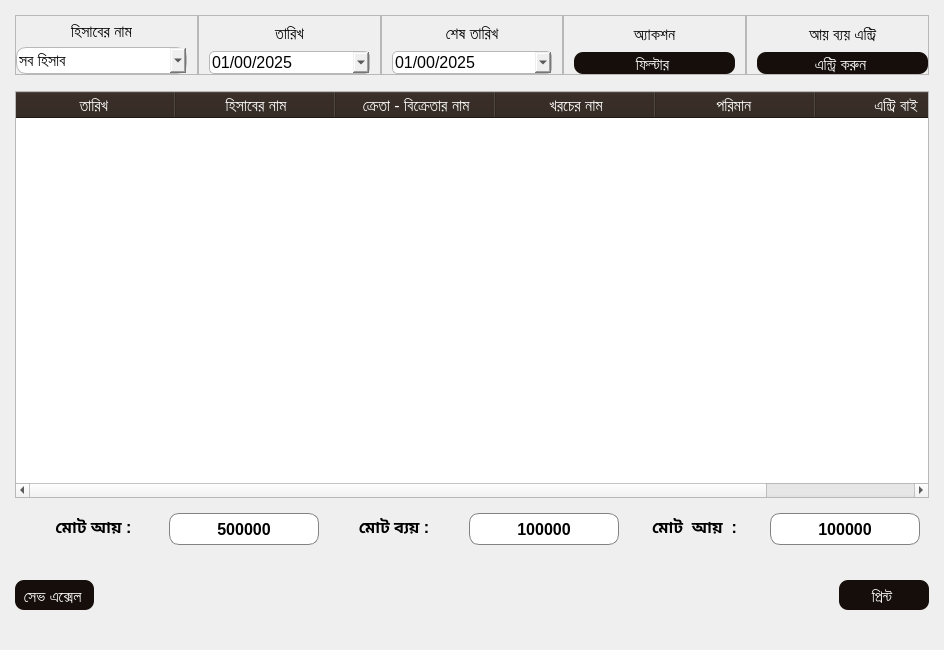
<?xml version="1.0" encoding="UTF-8"?>
<ui version="4.0">
 <class>costExpenseMain</class>
 <widget class="QWidget" name="costExpenseMain">
  <property name="geometry">
   <rect>
    <x>0</x>
    <y>0</y>
    <width>944</width>
    <height>650</height>
   </rect>
  </property>
  <property name="windowTitle">
   <string>Form</string>
  </property>
  <property name="styleSheet">
   <string notr="true">*{
  text-align: left;
}
QLineEdit, QComboBox{
border-radius:10px;
border:1px solid #B8B8B8;
padding:2px;
}
QPushButton{
background-color:#150E0A;
color:white;
padding:3px 12px 0px 8px;
border-radius:9px;
text-align:center;
}
QDateEdit{
border:1px solid #B8B8B8;
border-radius:5px;
}
</string>
  </property>
  <layout class="QVBoxLayout" name="verticalLayout">
   <property name="leftMargin">
    <number>15</number>
   </property>
   <property name="topMargin">
    <number>15</number>
   </property>
   <property name="rightMargin">
    <number>15</number>
   </property>
   <property name="bottomMargin">
    <number>15</number>
   </property>
   <item>
    <widget class="QWidget" name="costExpenseHeader" native="true">
     <property name="minimumSize">
      <size>
       <width>0</width>
       <height>60</height>
      </size>
     </property>
     <property name="maximumSize">
      <size>
       <width>16777215</width>
       <height>80</height>
      </size>
     </property>
     <property name="font">
      <font>
       <family>Arial</family>
      </font>
     </property>
     <layout class="QHBoxLayout" name="costExpenseHeader_Layout">
      <property name="spacing">
       <number>0</number>
      </property>
      <property name="leftMargin">
       <number>0</number>
      </property>
      <property name="topMargin">
       <number>0</number>
      </property>
      <property name="rightMargin">
       <number>0</number>
      </property>
      <property name="bottomMargin">
       <number>0</number>
      </property>
      <item>
       <widget class="QFrame" name="accountNameFrame">
        <property name="minimumSize">
         <size>
          <width>0</width>
          <height>0</height>
         </size>
        </property>
        <property name="maximumSize">
         <size>
          <width>16777215</width>
          <height>16777215</height>
         </size>
        </property>
        <property name="font">
         <font>
          <family>Arial</family>
         </font>
        </property>
        <property name="frameShape">
         <enum>QFrame::StyledPanel</enum>
        </property>
        <property name="frameShadow">
         <enum>QFrame::Raised</enum>
        </property>
        <layout class="QVBoxLayout" name="accountNameFrame_layout">
         <property name="spacing">
          <number>0</number>
         </property>
         <property name="leftMargin">
          <number>0</number>
         </property>
         <property name="topMargin">
          <number>0</number>
         </property>
         <property name="rightMargin">
          <number>10</number>
         </property>
         <property name="bottomMargin">
          <number>0</number>
         </property>
         <item>
          <widget class="QLabel" name="accountNameLabel">
           <property name="font">
            <font>
             <family>Arial</family>
             <pointsize>12</pointsize>
            </font>
           </property>
           <property name="text">
            <string>হিসাবের নাম</string>
           </property>
           <property name="alignment">
            <set>Qt::AlignCenter</set>
           </property>
          </widget>
         </item>
         <item>
          <widget class="QComboBox" name="accountNameSelect">
           <property name="font">
            <font>
             <family>Arial</family>
             <pointsize>12</pointsize>
            </font>
           </property>
           <item>
            <property name="text">
             <string>সব হিসাব</string>
            </property>
           </item>
           <item>
            <property name="text">
             <string>বিক্রেতা কে প্রদান</string>
            </property>
           </item>
           <item>
            <property name="text">
             <string>ক্রেতা থেকে গ্রহণ</string>
            </property>
           </item>
           <item>
            <property name="text">
             <string>অন্যান্য খরচ</string>
            </property>
           </item>
          </widget>
         </item>
        </layout>
       </widget>
      </item>
      <item>
       <widget class="QFrame" name="startDateFrame">
        <property name="sizePolicy">
         <sizepolicy hsizetype="Preferred" vsizetype="Preferred">
          <horstretch>0</horstretch>
          <verstretch>0</verstretch>
         </sizepolicy>
        </property>
        <property name="minimumSize">
         <size>
          <width>0</width>
          <height>0</height>
         </size>
        </property>
        <property name="maximumSize">
         <size>
          <width>16777215</width>
          <height>16777215</height>
         </size>
        </property>
        <property name="font">
         <font>
          <family>Arial</family>
         </font>
        </property>
        <property name="frameShape">
         <enum>QFrame::StyledPanel</enum>
        </property>
        <property name="frameShadow">
         <enum>QFrame::Raised</enum>
        </property>
        <layout class="QVBoxLayout" name="startDateFrame_Layout">
         <property name="spacing">
          <number>0</number>
         </property>
         <property name="leftMargin">
          <number>10</number>
         </property>
         <property name="topMargin">
          <number>0</number>
         </property>
         <property name="rightMargin">
          <number>10</number>
         </property>
         <property name="bottomMargin">
          <number>0</number>
         </property>
         <item>
          <widget class="QLabel" name="startDateLabel">
           <property name="minimumSize">
            <size>
             <width>0</width>
             <height>0</height>
            </size>
           </property>
           <property name="maximumSize">
            <size>
             <width>16777215</width>
             <height>16777215</height>
            </size>
           </property>
           <property name="font">
            <font>
             <family>Arial</family>
             <pointsize>12</pointsize>
            </font>
           </property>
           <property name="text">
            <string>তারিখ</string>
           </property>
           <property name="alignment">
            <set>Qt::AlignCenter</set>
           </property>
          </widget>
         </item>
         <item>
          <widget class="QDateEdit" name="startDateInput">
           <property name="font">
            <font>
             <family>Arial</family>
             <pointsize>12</pointsize>
            </font>
           </property>
           <property name="focusPolicy">
            <enum>Qt::WheelFocus</enum>
           </property>
           <property name="layoutDirection">
            <enum>Qt::LeftToRight</enum>
           </property>
           <property name="correctionMode">
            <enum>QAbstractSpinBox::CorrectToNearestValue</enum>
           </property>
           <property name="displayFormat">
            <string>dd/mm/yyyy</string>
           </property>
           <property name="calendarPopup">
            <bool>true</bool>
           </property>
           <property name="date">
            <date>
             <year>2025</year>
             <month>1</month>
             <day>1</day>
            </date>
           </property>
          </widget>
         </item>
        </layout>
       </widget>
      </item>
      <item>
       <widget class="QFrame" name="endDateFrame">
        <property name="minimumSize">
         <size>
          <width>0</width>
          <height>0</height>
         </size>
        </property>
        <property name="maximumSize">
         <size>
          <width>16777215</width>
          <height>16777215</height>
         </size>
        </property>
        <property name="font">
         <font>
          <family>Arial</family>
         </font>
        </property>
        <property name="frameShape">
         <enum>QFrame::StyledPanel</enum>
        </property>
        <property name="frameShadow">
         <enum>QFrame::Raised</enum>
        </property>
        <layout class="QVBoxLayout" name="endDateFrame_Layout">
         <property name="spacing">
          <number>0</number>
         </property>
         <property name="leftMargin">
          <number>10</number>
         </property>
         <property name="topMargin">
          <number>0</number>
         </property>
         <property name="rightMargin">
          <number>10</number>
         </property>
         <property name="bottomMargin">
          <number>0</number>
         </property>
         <item>
          <widget class="QLabel" name="endDateLabel">
           <property name="font">
            <font>
             <family>Arial</family>
             <pointsize>12</pointsize>
            </font>
           </property>
           <property name="text">
            <string>শেষ তারিখ</string>
           </property>
           <property name="alignment">
            <set>Qt::AlignCenter</set>
           </property>
          </widget>
         </item>
         <item>
          <widget class="QDateEdit" name="endDateInput">
           <property name="font">
            <font>
             <family>Arial</family>
             <pointsize>12</pointsize>
            </font>
           </property>
           <property name="displayFormat">
            <string>dd/mm/yyyy</string>
           </property>
           <property name="calendarPopup">
            <bool>true</bool>
           </property>
           <property name="date">
            <date>
             <year>2025</year>
             <month>1</month>
             <day>1</day>
            </date>
           </property>
          </widget>
         </item>
        </layout>
       </widget>
      </item>
      <item>
       <widget class="QFrame" name="filterActionFrame">
        <property name="minimumSize">
         <size>
          <width>0</width>
          <height>0</height>
         </size>
        </property>
        <property name="maximumSize">
         <size>
          <width>16777215</width>
          <height>16777215</height>
         </size>
        </property>
        <property name="font">
         <font>
          <family>Arial</family>
         </font>
        </property>
        <property name="frameShape">
         <enum>QFrame::StyledPanel</enum>
        </property>
        <property name="frameShadow">
         <enum>QFrame::Raised</enum>
        </property>
        <layout class="QVBoxLayout" name="filterActionFrame_Layout">
         <property name="spacing">
          <number>0</number>
         </property>
         <property name="leftMargin">
          <number>10</number>
         </property>
         <property name="topMargin">
          <number>0</number>
         </property>
         <property name="rightMargin">
          <number>10</number>
         </property>
         <property name="bottomMargin">
          <number>0</number>
         </property>
         <item>
          <widget class="QLabel" name="filterLabel">
           <property name="font">
            <font>
             <family>Arial</family>
             <pointsize>12</pointsize>
            </font>
           </property>
           <property name="text">
            <string>অ্যাকশন</string>
           </property>
           <property name="alignment">
            <set>Qt::AlignCenter</set>
           </property>
          </widget>
         </item>
         <item>
          <widget class="QPushButton" name="filterBtn">
           <property name="font">
            <font>
             <family>Arial</family>
             <pointsize>12</pointsize>
            </font>
           </property>
           <property name="cursor">
            <cursorShape>PointingHandCursor</cursorShape>
           </property>
           <property name="styleSheet">
            <string notr="true"/>
           </property>
           <property name="text">
            <string>ফিল্টার</string>
           </property>
           <property name="icon">
            <iconset resource="../resource.qrc">
             <normaloff>:/icons/icons/filter.svg</normaloff>:/icons/icons/filter.svg</iconset>
           </property>
          </widget>
         </item>
        </layout>
       </widget>
      </item>
      <item>
       <widget class="QFrame" name="costExpenseEntryframe">
        <property name="minimumSize">
         <size>
          <width>0</width>
          <height>0</height>
         </size>
        </property>
        <property name="maximumSize">
         <size>
          <width>16777215</width>
          <height>16777215</height>
         </size>
        </property>
        <property name="font">
         <font>
          <family>Arial</family>
         </font>
        </property>
        <property name="frameShape">
         <enum>QFrame::StyledPanel</enum>
        </property>
        <property name="frameShadow">
         <enum>QFrame::Raised</enum>
        </property>
        <layout class="QVBoxLayout" name="costExpenseEntryframe_Layout">
         <property name="spacing">
          <number>0</number>
         </property>
         <property name="leftMargin">
          <number>10</number>
         </property>
         <property name="topMargin">
          <number>0</number>
         </property>
         <property name="rightMargin">
          <number>0</number>
         </property>
         <property name="bottomMargin">
          <number>0</number>
         </property>
         <item>
          <widget class="QLabel" name="costExpenseEntryLabel">
           <property name="font">
            <font>
             <family>Arial</family>
             <pointsize>12</pointsize>
            </font>
           </property>
           <property name="text">
            <string>আয় ব্যয় এন্ট্রি</string>
           </property>
           <property name="alignment">
            <set>Qt::AlignCenter</set>
           </property>
          </widget>
         </item>
         <item>
          <widget class="QPushButton" name="costExpenseEntryBtn">
           <property name="font">
            <font>
             <family>Arial</family>
             <pointsize>12</pointsize>
            </font>
           </property>
           <property name="cursor">
            <cursorShape>PointingHandCursor</cursorShape>
           </property>
           <property name="styleSheet">
            <string notr="true"/>
           </property>
           <property name="text">
            <string>এন্ট্রি করুন</string>
           </property>
           <property name="icon">
            <iconset resource="../resource.qrc">
             <normaloff>:/icons/icons/edit-3.svg</normaloff>:/icons/icons/edit-3.svg</iconset>
           </property>
          </widget>
         </item>
        </layout>
       </widget>
      </item>
     </layout>
    </widget>
   </item>
   <item>
    <widget class="QWidget" name="costExpenseBody" native="true">
     <property name="font">
      <font>
       <family>Arial</family>
      </font>
     </property>
     <layout class="QHBoxLayout" name="cashReportBody_Layout">
      <property name="spacing">
       <number>0</number>
      </property>
      <property name="leftMargin">
       <number>0</number>
      </property>
      <property name="topMargin">
       <number>10</number>
      </property>
      <property name="rightMargin">
       <number>0</number>
      </property>
      <property name="bottomMargin">
       <number>0</number>
      </property>
      <item>
       <widget class="QTableWidget" name="tableWidget">
        <property name="font">
         <font>
          <family>Arial</family>
         </font>
        </property>
        <property name="styleSheet">
         <string notr="true">QHeaderView::section, QHeaderView{
    background-color: #2D221B;
    color: white;   
    font-size: 12pt;  
    text-align: center; 
}
</string>
        </property>
        <attribute name="horizontalHeaderVisible">
         <bool>true</bool>
        </attribute>
        <attribute name="horizontalHeaderCascadingSectionResizes">
         <bool>false</bool>
        </attribute>
        <attribute name="horizontalHeaderDefaultSectionSize">
         <number>160</number>
        </attribute>
        <attribute name="horizontalHeaderMinimumSectionSize">
         <number>160</number>
        </attribute>
        <column>
         <property name="text">
          <string>তারিখ </string>
         </property>
        </column>
        <column>
         <property name="text">
          <string>হিসাবের নাম</string>
         </property>
        </column>
        <column>
         <property name="text">
          <string>ক্রেতা - বিক্রেতার নাম</string>
         </property>
        </column>
        <column>
         <property name="text">
          <string>খরচের নাম</string>
         </property>
        </column>
        <column>
         <property name="text">
          <string>পরিমান </string>
         </property>
        </column>
        <column>
         <property name="text">
          <string>এন্ট্রি বাই</string>
         </property>
        </column>
       </widget>
      </item>
     </layout>
    </widget>
   </item>
   <item>
    <widget class="QWidget" name="costExpenseBottom" native="true">
     <property name="minimumSize">
      <size>
       <width>0</width>
       <height>50</height>
      </size>
     </property>
     <property name="font">
      <font>
       <family>Arial</family>
      </font>
     </property>
     <property name="styleSheet">
      <string notr="true">#creditAmount, #debitAmount, #revenueAmount{
background:white;
color:black;
border-radius:10px;
border:1px solid #828282;
}</string>
     </property>
     <layout class="QHBoxLayout" name="horizontalLayout">
      <item>
       <widget class="QLabel" name="debitLabel">
        <property name="minimumSize">
         <size>
          <width>100</width>
          <height>0</height>
         </size>
        </property>
        <property name="font">
         <font>
          <family>Arial</family>
          <pointsize>12</pointsize>
          <weight>75</weight>
          <bold>true</bold>
         </font>
        </property>
        <property name="text">
         <string>মোট আয় :</string>
        </property>
        <property name="alignment">
         <set>Qt::AlignCenter</set>
        </property>
       </widget>
      </item>
      <item>
       <widget class="QLabel" name="debitAmount">
        <property name="minimumSize">
         <size>
          <width>150</width>
          <height>0</height>
         </size>
        </property>
        <property name="font">
         <font>
          <family>Arial</family>
          <pointsize>12</pointsize>
          <weight>75</weight>
          <bold>true</bold>
         </font>
        </property>
        <property name="text">
         <string>500000</string>
        </property>
        <property name="alignment">
         <set>Qt::AlignCenter</set>
        </property>
       </widget>
      </item>
      <item>
       <widget class="QLabel" name="creditLabel">
        <property name="minimumSize">
         <size>
          <width>100</width>
          <height>0</height>
         </size>
        </property>
        <property name="font">
         <font>
          <family>Arial</family>
          <pointsize>12</pointsize>
          <weight>75</weight>
          <bold>true</bold>
         </font>
        </property>
        <property name="text">
         <string>মোট ব্যয় :</string>
        </property>
        <property name="alignment">
         <set>Qt::AlignCenter</set>
        </property>
       </widget>
      </item>
      <item>
       <widget class="QLabel" name="creditAmount">
        <property name="minimumSize">
         <size>
          <width>150</width>
          <height>0</height>
         </size>
        </property>
        <property name="font">
         <font>
          <family>Arial</family>
          <pointsize>12</pointsize>
          <weight>75</weight>
          <bold>true</bold>
         </font>
        </property>
        <property name="text">
         <string>100000</string>
        </property>
        <property name="alignment">
         <set>Qt::AlignCenter</set>
        </property>
       </widget>
      </item>
      <item>
       <widget class="QLabel" name="revenueLabel">
        <property name="minimumSize">
         <size>
          <width>60</width>
          <height>0</height>
         </size>
        </property>
        <property name="font">
         <font>
          <family>Arial</family>
          <pointsize>12</pointsize>
          <weight>75</weight>
          <bold>true</bold>
         </font>
        </property>
        <property name="text">
         <string>মোট  আয়  :</string>
        </property>
        <property name="alignment">
         <set>Qt::AlignCenter</set>
        </property>
       </widget>
      </item>
      <item>
       <widget class="QLabel" name="revenueAmount">
        <property name="minimumSize">
         <size>
          <width>150</width>
          <height>0</height>
         </size>
        </property>
        <property name="font">
         <font>
          <family>Arial</family>
          <pointsize>12</pointsize>
          <weight>75</weight>
          <bold>true</bold>
         </font>
        </property>
        <property name="text">
         <string>100000</string>
        </property>
        <property name="alignment">
         <set>Qt::AlignCenter</set>
        </property>
       </widget>
      </item>
     </layout>
    </widget>
   </item>
   <item>
    <widget class="QWidget" name="costExpenseFooter" native="true">
     <property name="minimumSize">
      <size>
       <width>0</width>
       <height>60</height>
      </size>
     </property>
     <property name="font">
      <font>
       <family>Arial</family>
      </font>
     </property>
     <layout class="QHBoxLayout" name="cashReportFooter_Layout">
      <property name="spacing">
       <number>0</number>
      </property>
      <property name="leftMargin">
       <number>0</number>
      </property>
      <property name="topMargin">
       <number>20</number>
      </property>
      <property name="rightMargin">
       <number>0</number>
      </property>
      <property name="bottomMargin">
       <number>25</number>
      </property>
      <item alignment="Qt::AlignLeft">
       <widget class="QPushButton" name="saveBtn">
        <property name="minimumSize">
         <size>
          <width>0</width>
          <height>30</height>
         </size>
        </property>
        <property name="font">
         <font>
          <family>Arial</family>
          <pointsize>12</pointsize>
         </font>
        </property>
        <property name="cursor">
         <cursorShape>PointingHandCursor</cursorShape>
        </property>
        <property name="styleSheet">
         <string notr="true"/>
        </property>
        <property name="text">
         <string>সেভ এক্সেল</string>
        </property>
        <property name="icon">
         <iconset resource="../resource.qrc">
          <normaloff>:/icons/icons/save.svg</normaloff>:/icons/icons/save.svg</iconset>
        </property>
        <property name="iconSize">
         <size>
          <width>22</width>
          <height>22</height>
         </size>
        </property>
        <property name="checkable">
         <bool>true</bool>
        </property>
        <property name="autoExclusive">
         <bool>true</bool>
        </property>
       </widget>
      </item>
      <item alignment="Qt::AlignRight">
       <widget class="QPushButton" name="printBtn">
        <property name="minimumSize">
         <size>
          <width>90</width>
          <height>30</height>
         </size>
        </property>
        <property name="font">
         <font>
          <family>Arial</family>
          <pointsize>12</pointsize>
         </font>
        </property>
        <property name="cursor">
         <cursorShape>PointingHandCursor</cursorShape>
        </property>
        <property name="styleSheet">
         <string notr="true"/>
        </property>
        <property name="text">
         <string>প্রিন্ট</string>
        </property>
        <property name="icon">
         <iconset resource="../resource.qrc">
          <normaloff>:/icons/icons/printer.svg</normaloff>:/icons/icons/printer.svg</iconset>
        </property>
        <property name="iconSize">
         <size>
          <width>22</width>
          <height>22</height>
         </size>
        </property>
        <property name="checkable">
         <bool>true</bool>
        </property>
        <property name="autoExclusive">
         <bool>true</bool>
        </property>
       </widget>
      </item>
     </layout>
    </widget>
   </item>
  </layout>
 </widget>
 <resources>
  <include location="../resource.qrc"/>
 </resources>
 <connections/>
</ui>
